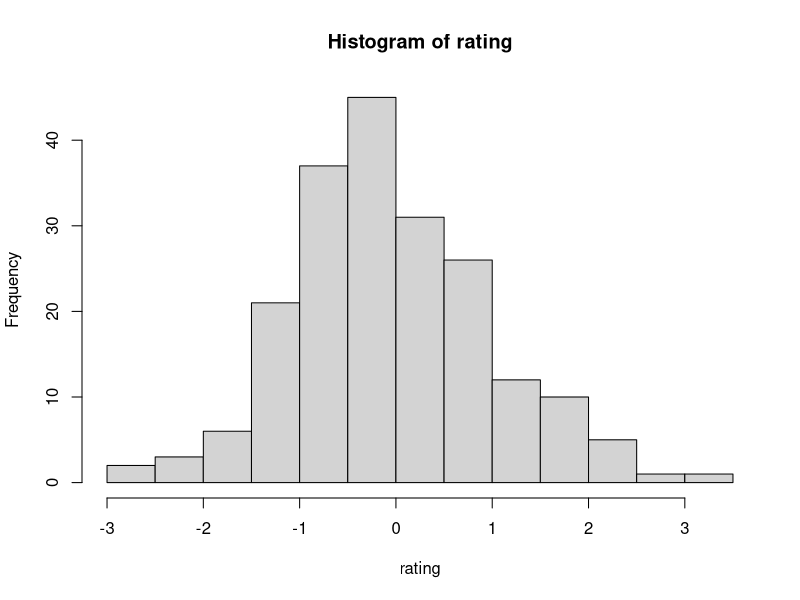
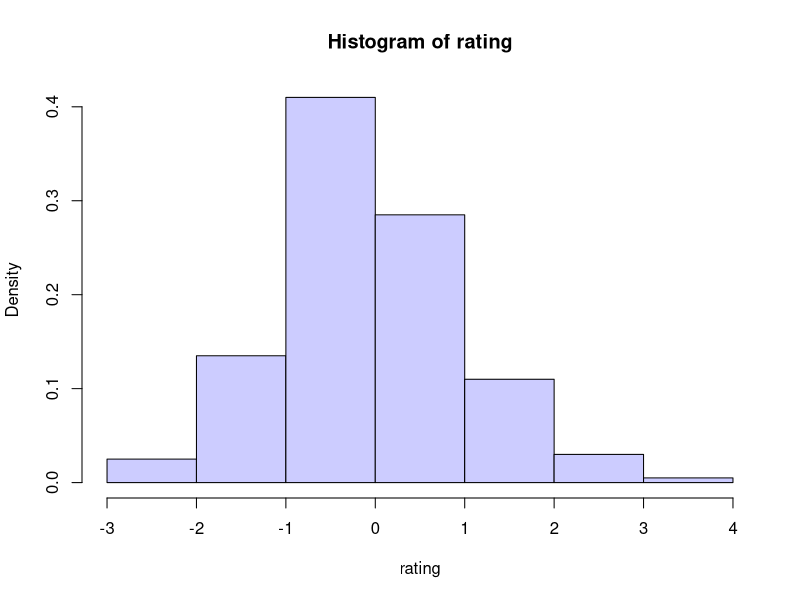
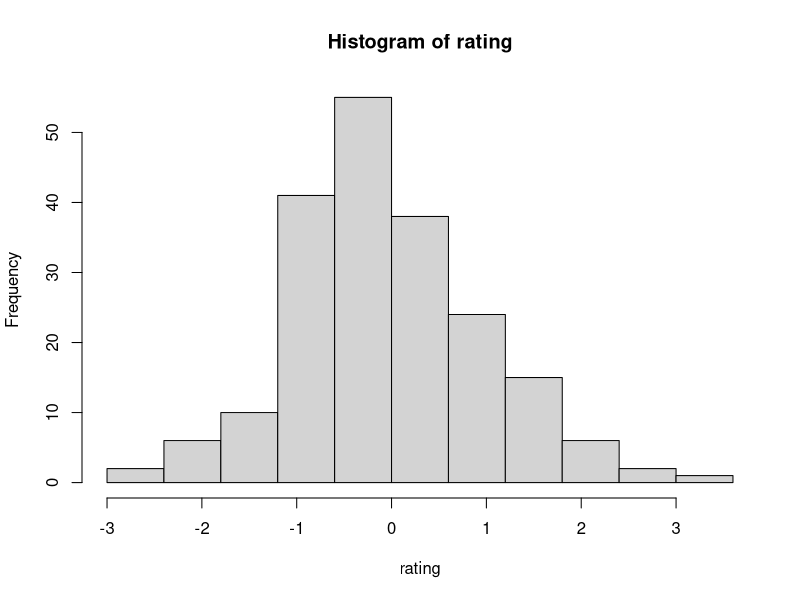
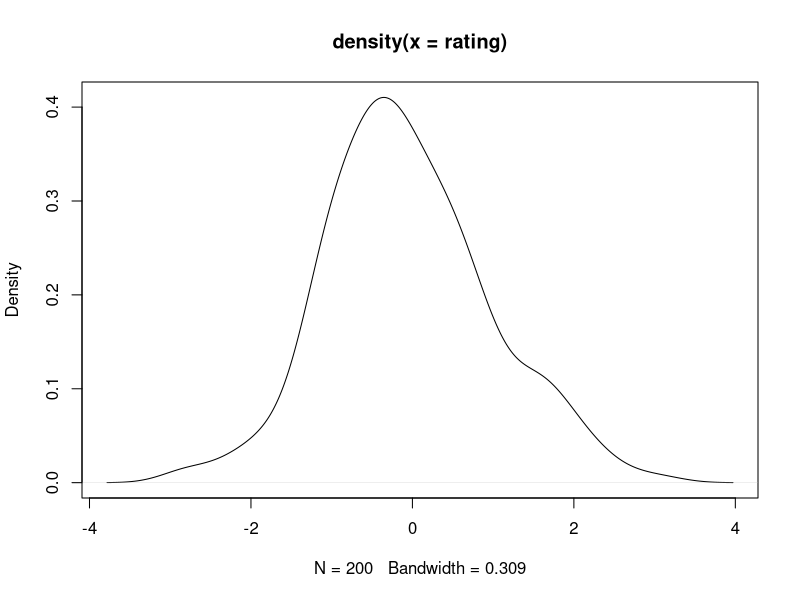
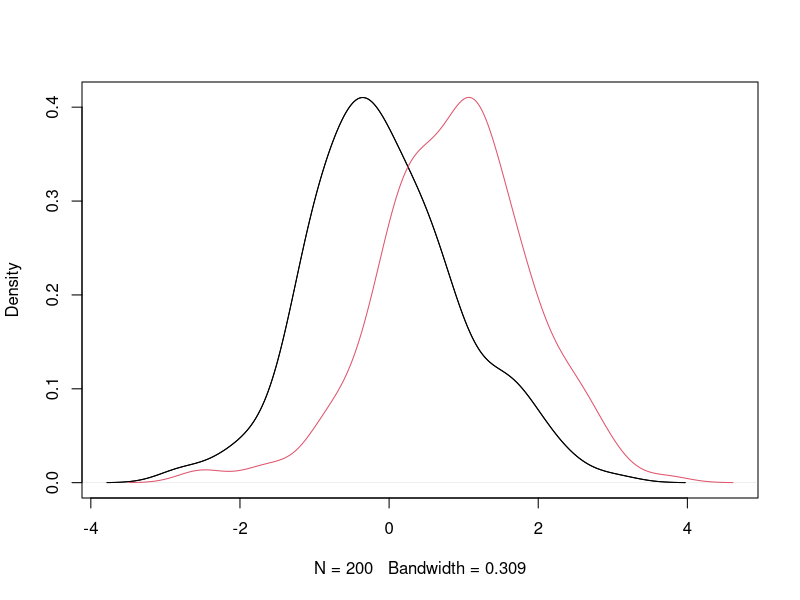
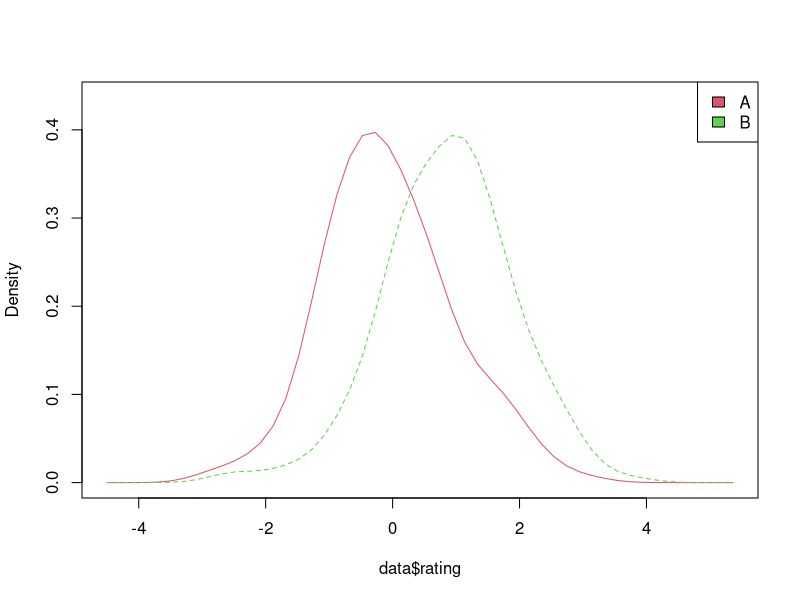
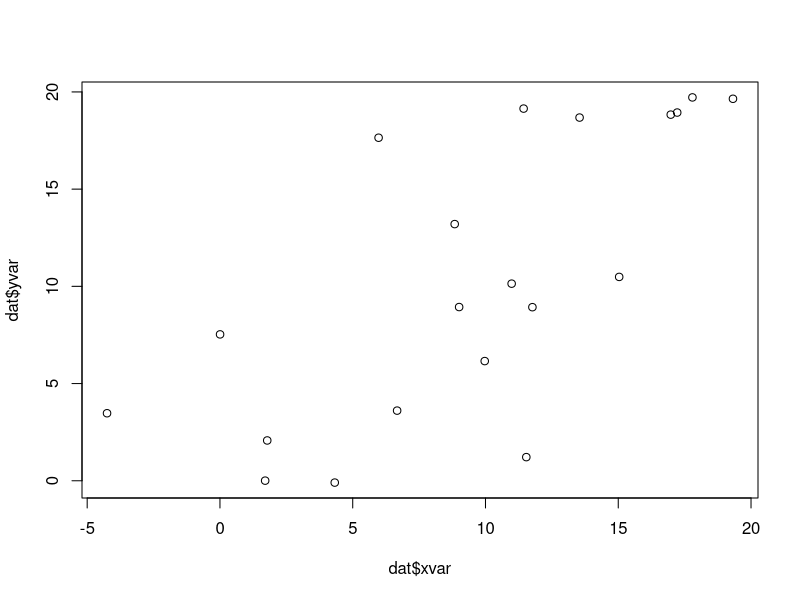
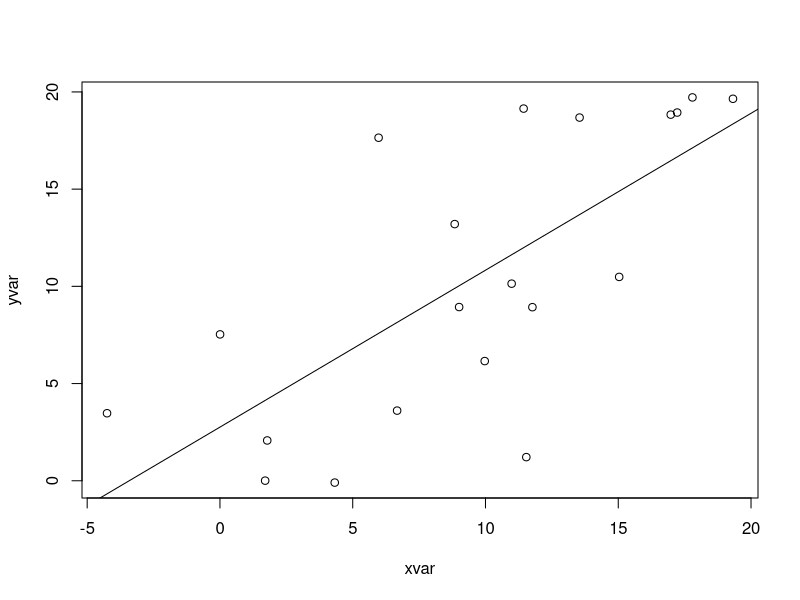

The R source for these figures, in order:
## ---- chunk 1
knitr::opts_chunk$set(
  collapse = TRUE,
  comment = "#>"
)
## ---- chunk 2
set.seed(1234)
rating  <- rnorm(200)
head(rating)
rating2 <- rnorm(200, mean=.8)
head(rating2)
## ---- chunk 3
# 创建一列用于显示数据的组别
cond <- factor( rep(c("A","B"), each=200) )

data <- data.frame(cond, rating = c(rating,rating2))
head(data)
# 直方图
hist(rating)
# 使用8个箱子（这仅仅是近似 - 它会把边界放在一个比较好的近似值上）
# 让箱子呈现淡蓝色 #CCCCFF
# 相比于计数，这里让面积为1，即显示比例(freq=FALSE)
hist(rating, breaks=8, col="#CCCCFF", freq=FALSE)
# 每0.6一个刻度
boundaries <- seq(-3, 3.6, by=.6)
boundaries

hist(rating, breaks=boundaries)
# 核密度图
plot(density(rating))
## ---- chunk 4
plot.multi.dens <- function(s)
{
    junk.x = NULL
    junk.y = NULL
    for(i in 1:length(s)) {
        junk.x = c(junk.x, density(s[[i]])$x)
        junk.y = c(junk.y, density(s[[i]])$y)
    }
    xr <- range(junk.x)
    yr <- range(junk.y)
    plot(density(s[[1]]), xlim = xr, ylim = yr, main = "")
    for(i in 1:length(s)) {
        lines(density(s[[i]]), xlim = xr, ylim = yr, col = i)
    }
}

# 下面函数的输入必须是一个数值列表
plot.multi.dens( list(rating, rating2))
## ---- chunk 5
library(sm)
sm.density.compare(data$rating, data$cond)
# 添加一个图例 (颜色编号从2往上升)
legend("topright", levels(data$cond), fill=2+(0:nlevels(data$cond)))
## ---- chunk 6
set.seed(955)
# 给数据添加一些随机噪声
dat <- data.frame(xvar = 1:20 + rnorm(20,sd=3),
                  yvar = 1:20 + rnorm(20,sd=3),
                  zvar = 1:20 + rnorm(20,sd=3))

head(dat)
## ---- chunk 7
# 使用向量 xvar 和 yvar 绘制点图
plot(dat$xvar, dat$yvar)
# 跟上一句代码一致，但这里是用公式实现
plot(yvar ~ xvar, dat)
# 添加一条回归线
fitline <- lm(dat$yvar ~ dat$xvar)
abline(fitline)
## ---- chunk 8
# 一个散点图矩阵
plot(dat[,1:3])
# 添加回归线
# 在对角添加histogram/boxplot/density/qqplot
library(car)
scatterplotMatrix(dat[,1:3],
                   diagonal="histogram",
                   smooth=FALSE)
## ---- chunk 9
head(ToothGrowth)
## ---- chunk 10
boxplot(len ~ supp, data=ToothGrowth)
# 即使 `dose` 是一个数值型变量，`boxplot` 也会将其转换为因子 
boxplot(len ~ dose, data=ToothGrowth)
## ---- chunk 11
boxplot(len ~ interaction(dose,supp), data=ToothGrowth)
## ---- chunk 12
plot(len ~ interaction(dose,supp), data=ToothGrowth)
## ---- chunk 13
set.seed(183)
# 正态分布的数值
x <- rnorm(80, mean=50, sd=5)

# 均匀分布的数值
z <- runif(80)
# 比较用rnorm()抽样的数据分布与正态分布的差异
qqnorm(x)
qqline(x)

# 比较数据的4次幂分布与正态分布的差异
qqnorm(x^4)
qqline(x^4)

# 比较均匀分布抽取的数据与正态分布的差异
qqnorm(z)
qqline(z)
